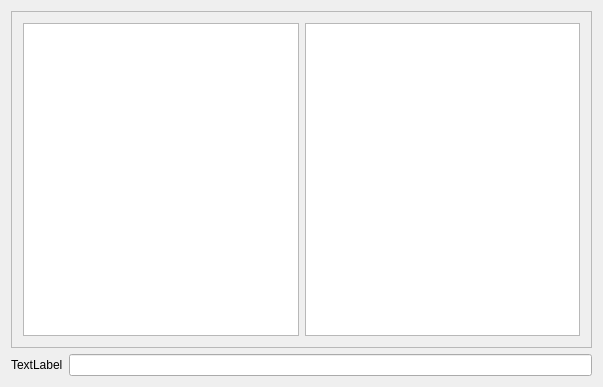
<?xml version="1.0" encoding="UTF-8"?>
<ui version="4.0">
 <class>Widget</class>
 <widget class="QWidget" name="Widget">
  <property name="geometry">
   <rect>
    <x>0</x>
    <y>0</y>
    <width>603</width>
    <height>387</height>
   </rect>
  </property>
  <property name="windowTitle">
   <string>RPN Calculator</string>
  </property>
  <layout class="QGridLayout" name="gridLayout">
   <item row="0" column="0" colspan="2">
    <widget class="QFrame" name="frame">
     <property name="frameShape">
      <enum>QFrame::StyledPanel</enum>
     </property>
     <property name="frameShadow">
      <enum>QFrame::Raised</enum>
     </property>
     <layout class="QHBoxLayout" name="horizontalLayout">
      <item>
       <widget class="QPlainTextEdit" name="plainTextEdit"/>
      </item>
      <item>
       <widget class="CmdList" name="listWidget"/>
      </item>
     </layout>
    </widget>
   </item>
   <item row="1" column="0">
    <widget class="QLabel" name="label">
     <property name="text">
      <string>TextLabel</string>
     </property>
    </widget>
   </item>
   <item row="1" column="1">
    <widget class="QLineEdit" name="lineEdit"/>
   </item>
  </layout>
 </widget>
 <layoutdefault spacing="6" margin="11"/>
 <customwidgets>
  <customwidget>
   <class>CmdList</class>
   <extends>QListWidget</extends>
   <header>cmdlist.h</header>
  </customwidget>
 </customwidgets>
 <resources/>
 <connections/>
</ui>
